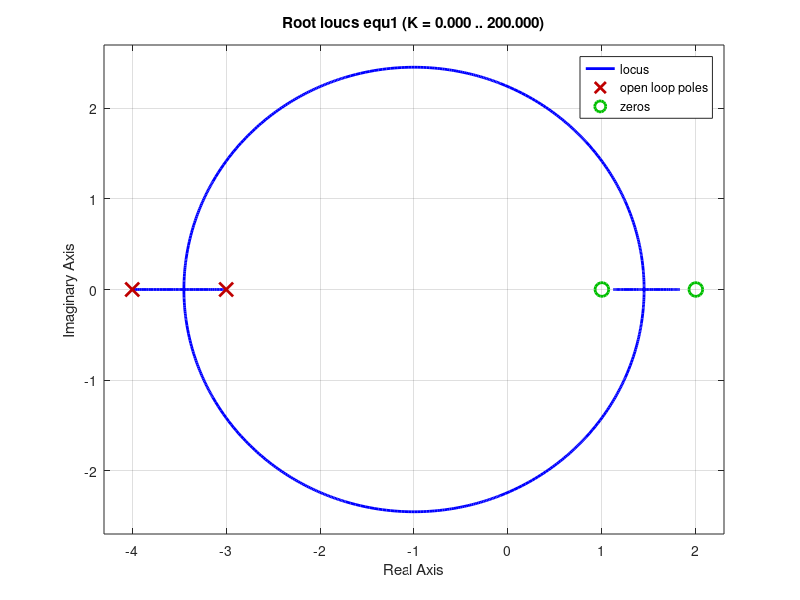
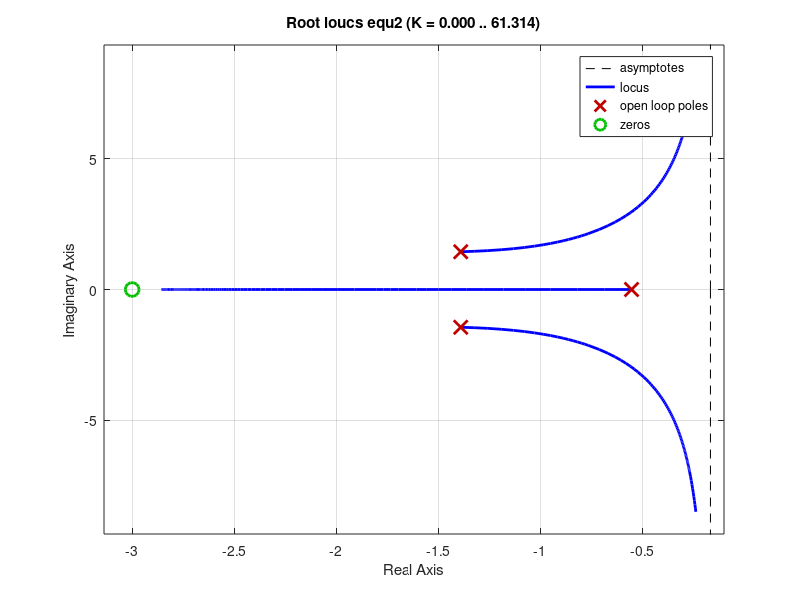

MATLAB code for these plots, in order:
s = tf('s');

equ1 = (s^2 - 3*s + 2)/(s^2 + 7*s + 12);
equ2 = (s + 3)/(0.9*s^3 + 3*s^2 + 5*s + 2);



figure;
rlocus(equ1)
figure;
rlocus(equ2)
